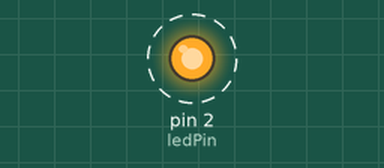
A sketch run on a simulated Arduino Uno, built with avr-gcc and run on an emulated ATmega328P. Parts: output pins drawn as LEDs (lit = HIGH). Dashed ring = blinking. What the sketch prints to the serial monitor is not drawn.

Above: at 0.2 s.
Timing chart, 0 to 3.0 s (numbered marks = the images above):
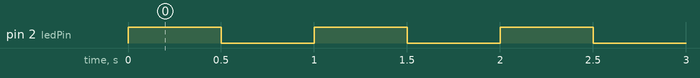

The sketch:

blink.ino
```cpp
const int ledPin = 2;    // The LED is plugged on pin 10

void setup() {
  pinMode(ledPin, OUTPUT);   // Just saying this is an output
  digitalWrite(ledPin, LOW); // Set to off the LED
  Serial.begin(115200);
  Serial.print("Setup completed");
}

void loop() {
  digitalWrite(ledPin, HIGH);
  delay(500);
  digitalWrite(ledPin, LOW);
  delay(500);
}
```

Measured:
- by itself, pin 2 (ledPin): alternates HIGH for 0.50 s and LOW for 0.50 s
